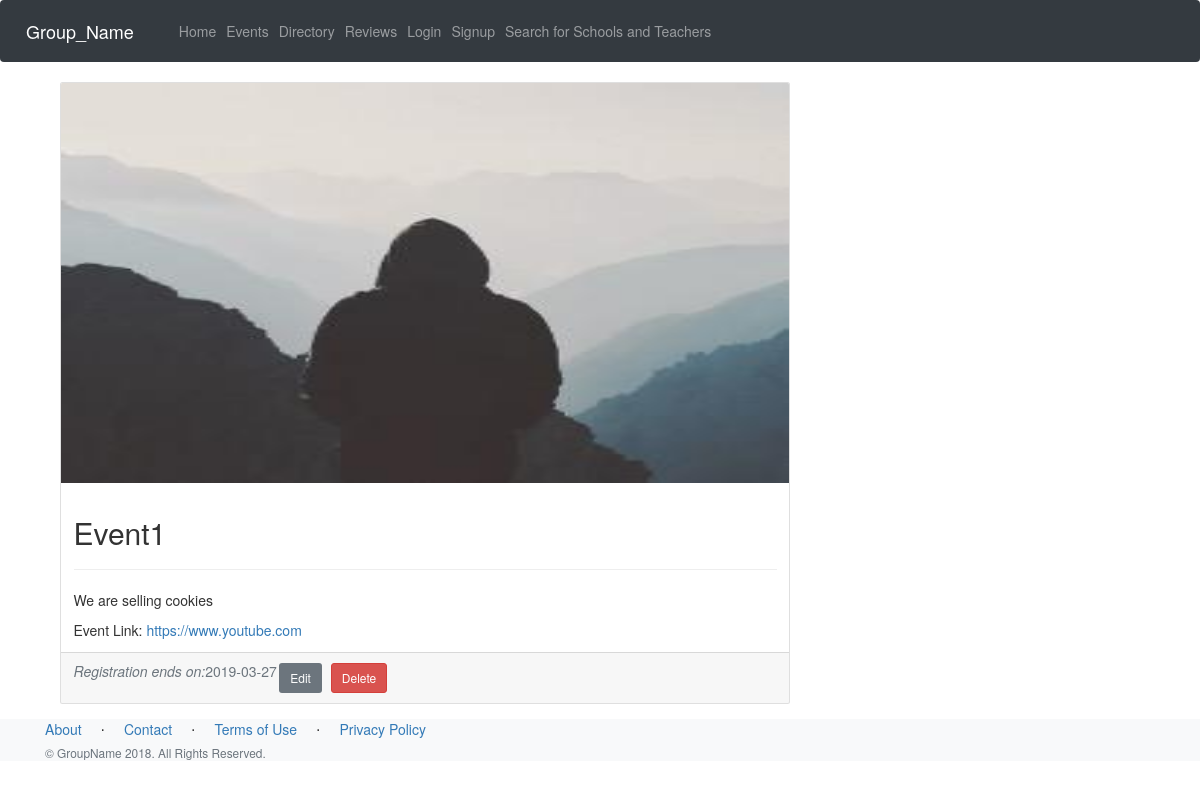
The page /events/1 on the database its author committed.
### app.py (models this page shows, shortened)
class EventsDB(db.Model):
    __searchable__ = ['data', 'title']
    __tablename__ = 'Events'
    id = db.Column('id', db.Integer, primary_key=True, autoincrement=True)
    title = db.Column('title', db.String(), nullable=False)
    link = db.Column('link', db.String(), nullable=False)
    participants = db.Column('participants', db.String(), nullable=False)
    date = db.Column('date', db.String(), nullable=False)
    data = db.Column('data', db.String(), nullable=False)
    image_file = db.Column(db.String(20), nullable=False, default="Dom.jpeg")

### app.py (the view)
@app.route('/events/<int:eventpage_id>')
def eventpage(eventpage_id):
    eventpage = EventsDB.query.get_or_404(eventpage_id)
    return render_template('eventpage.html', title=eventpage.title, eventpage=eventpage)

### templates/eventpage.html (shortened to what this page needs)
{% extends 'layout.html' %}
{% block body %}
    <head>
    <link href="static/vendor/bootstrap/css/bootstrap.css" rel="stylesheet">
    <link rel="stylesheet" href="https://maxcdn.bootstrapcdn.com/bootstrap/3.3.7/css/bootstrap.min.css">
  </head>
  <body>
    <div class="container">
      <div class="row">
        <div class="col-md-8">
          <div class="card mb-4">
            <img class="card-img-top" src="/static/img/profile_pics/{{ eventpage.image_file }}" style=" height:400px; ">
            <div class="card-body">
              <h2 class="card-title">{{ eventpage.title }}</h2>
                <hr>
                <p class="card-text">{{ eventpage.data }}</p>
                <p class="card-text"> Event Link: <a href= {{ eventpage.link }} >{{ eventpage.link }}</a></p>
            </div>
            <div class="card-footer text-muted">
              <p style="float: left"><em>Registration ends on:</em>{{ eventpage.date }}</p>
              <a class="btn btn-secondary btn-sm m-1" href="{{ url_for('update_event', eventpage_id=eventpage.id) }}">Edit</a>
              <button type="button" class="btn btn-danger btn-sm m-1" data-toggle="modal" data-target="#deleteModal">Delete</button>
            </div>
          </div>
        </div>
      </div>
    </div>
  </body>
{% endblock %}

### static/main.css (style rules this page uses)
body { background: #fafafa; color: #000000; margin-top: 5rem; }
h1, h2, h3, h4, h5, h6 { color: #444444; }

### rows shown on the page
EventsDB: image_file (picture), title "Event1", data "We are selling cookies", link "https://www.youtube.com", date "2019-03-27"
